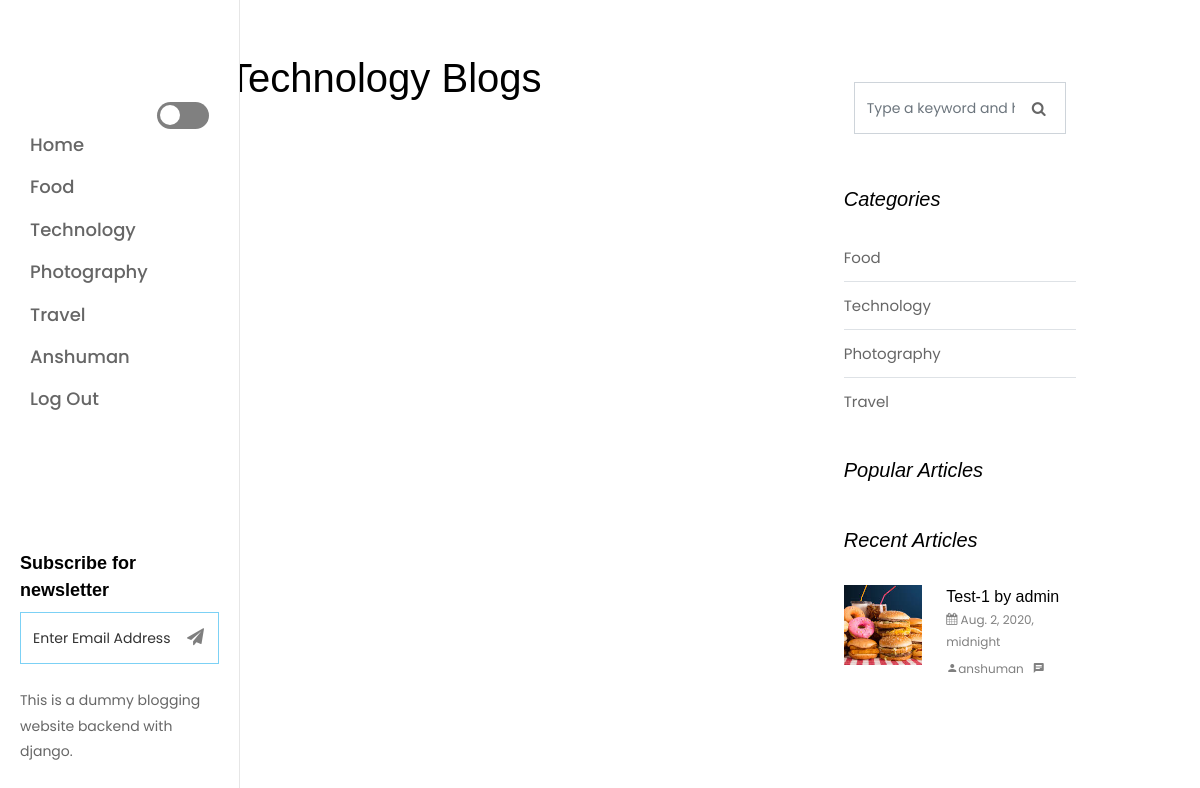
Page /category/2 (signed in) on the committed database.
### Blog/models.py (models this page shows, shortened)
class Categorie(models.Model):
    All_Cat = models.CharField(max_length=20, null=True)
    def __str__(self):
        return self.All_Cat

class Post(models.Model):
    Cat = models.ForeignKey(Categorie, on_delete=models.CASCADE, null=True)
    usr = models.ForeignKey(User, on_delete=models.CASCADE, null=True)
    Title = models.CharField(max_length=40, null=True)
    Post_date = models.DateTimeField(null=True)
    Short_dis = models.TextField(null=True)
    Long_dis = models.TextField(null=True)
    image = models.FileField(null=True)

### Blog/views.py (the view)
# urls.py: path('category/<int:sid>', Cat_Blog, name='category'),
def Cat_Blog(request, sid):
    udata = UserDetail.objects.all()
    datai = Categorie.objects.get(id=sid)
    dataf = Post.objects.all()
    top3, recent3 = recent_and_popular()
    d = {"allcat": All_category(), 'datai':datai, 'dataf':dataf, 'udata':udata, "top3": top3,"recent3": recent3}
    return render(request, 'same-cat.html',d)

### Blog/views.py (called while the page is built)
def All_category():
    all_cat = Categorie.objects.all()
    return all_cat

def recent_and_popular():
    allpost = Post.objects.all()
    recent_three = allpost[::-1][:3]
    like = []
    le = len(allpost)
    newpost = []
    for i in allpost:
        l = LikeComment.objects.filter(post_data=i, like=True).count()
        like.append(l)
        for i in range(le):
            if max(like) > 0:
                m = max(like)
                p = like.index(m)
                po = allpost[p]
                like.pop(p)
                like.insert(p, 0)
                newpost.append(po)
        top_three = newpost[:3]
        return top_three, recent_three

### Blog/templates/same-cat.html (shortened to what this page needs)
{% load static %}
<!DOCTYPE html>
<html lang="en">
  <head>
    <link rel="stylesheet" href="{% static 'css/open-iconic-bootstrap.min.css' %}">
    <link rel="stylesheet" href="{% static 'css/animate.css' %}">
    <link rel="stylesheet" href="{% static 'css/owl.carousel.min.css' %}">
    <link rel="stylesheet" href="{% static 'css/owl.theme.default.min.css' %}">
    <link rel="stylesheet" href="{% static 'css/magnific-popup.css' %}">
    <link rel="stylesheet" href="{% static 'css/aos.css' %}">
    <link rel="stylesheet" href="{% static 'css/ionicons.min.css' %}">
    <link rel="stylesheet" href="{% static 'css/bootstrap-datepicker.css' %}">
    <link rel="stylesheet" href="{% static 'css/jquery.timepicker.css' %}">
    <link rel="stylesheet" href="{% static 'css/flaticon.css' %}">
    <link rel="stylesheet" href="{% static 'css/icomoon.css' %}">
    <link rel="stylesheet" href="{% static 'css/style.css' %}">
  </head>
  <body>
  <div id="page">
		<aside id="aside" role="complementary" class="js-fullheight">
			<nav id="main-menu" role="navigation">
                <div class="toggle-container"><br>
                    <input type="checkbox" id="switch" name="theme" /><label for="switch">Toggle</label>
                </div>
				<ul>
					<li><a href="{% url 'Index' %}">Home</a></li>
					{% for i in allcat %}
					  <li><a href="{% url 'category' i.id %}">{{i}}</a></li>
					{% endfor %}
					{% if request.user.is_authenticated %}
					<li><a href="{% url 'profile' %}">{{ request.user.first_name }}</a></li>
					<li><a href="{% url 'logout' %}">Log Out</a></li>
					{% else %}
                    <li><a href="{% url 'login' %}">Sign In</a></li>
					 {% endif %}
				</ul>
			</nav>
			<div class="footer">
				<h1 id="logo" class="mb-4"><a href="index.html" style="background-image: url('https://image.freepik.com/free-vector/stylish-elegant-glassy-blue-abstract-background-design_48159-338.jpg');"><span>Ghumo</span></a></h1>
				<div class="mb-4">
					<h3>Subscribe for newsletter</h3>
					<form action="#" class="subscribe-form">
            <div class="form-group d-flex">
            	<div class="icon"><span class="icon-paper-plane"></span></div>
              <input type="text" class="form-control" placeholder="Enter Email Address">
            </div>
          </form>
				</div>
				<p class="pfooter">
	 This is a dummy blogging website backend with django.</p>
			</div>
		</aside>
		<div id="main">
			<section class="ftco-section ftco-no-pt ftco-no-pb">
	    	<div class="container">
	    		<div class="row d-flex">
	    			<div class="col-xl-8 px-md-5 py-5">
						<h1>{{ datai }} Blogs</h1><br>
	    				<div class="row pt-md-4">
			    		</div>
			    	</div>
	    			<div class="col-xl-4 sidebar ftco-animate bg-light pt-5">
	            <div class="sidebar-box pt-md-4">
	              <form action="#" class="search-form">
	                <div class="form-group">
	                  <span class="icon icon-search"></span>
	                  <input type="text" class="form-control" placeholder="Type a keyword and hit enter">
	                </div>
	              </form>
	            </div>
	            <div class="sidebar-box ftco-animate">
	            	<h3 class="sidebar-heading">Categories</h3>
	              <ul class="categories">
					  {% for i in allcat %}
					  <li><a href="#">{{i}} </a></li>
					{% endfor %}
	              </ul>
	            </div>
	            <div class="sidebar-box ftco-animate">
	              <h3 class="sidebar-heading">Popular Articles</h3>
				</div>
						 <div class="sidebar-box ftco-animate">
	              <h3 class="sidebar-heading">Recent Articles</h3>
					{% for i in recent3 %}
	              <div class="block-21 mb-4 d-flex">
	                <a  href="{% url 'detail' i.id %}" class="blog-img mr-4" style="background-image: url({{ i.image.url }});"></a>
	                <div class="text">
	                  <h3 class="heading"><a href="{% url 'detail' i.id %}">{{ i.Title }}</a></h3>
	                  <div class="meta">
	                    <div><a href="{% url 'detail' i.id %}"><span class="icon-calendar"></span> {{ i.Post_date }}</a></div>
	                    <div><a href="{% url 'detail' i.id %}"><span class="icon-person"></span>{{ i.usr.username }}</a></div>
	                    <div><a href="{% url 'detail' i.id %}"><span class="icon-chat"></span> </a></div>
	                  </div>
	                </div>
	              </div>
					{% endfor %}
	            </div>
	          </div>
	    		</div>
	    	</div>
	    </section>
		</div>
	</div>
  </body>
</html>

### Blog/static/css/icomoon.css (style rules this page uses)
[class^="icon-"], [class*=" icon-"] { font-family: 'icomoon' !important; speak: none; font-style: normal; font-weight: normal; font-variant: normal; text-transform: none; line-height: 1; -webkit-font-smoothing: antialiased; -moz-osx-font-smoothing: grayscale; }
.icon-search:before { content: "\f002"; }
.icon-calendar:before { content: "\f073"; }
.icon-paper-plane:before { content: "\f1d8"; }
.icon-chat:before { content: "\e0b7"; }
.icon-person:before { content: "\e7fd"; }

### rows in the picture
Categorie: All_Cat "Food"
Categorie: All_Cat "Technology"
Categorie: All_Cat "Photography"
Categorie: All_Cat "Travel"
Post: image (picture), Title "Test-1 by admin", Post_date "Aug. 2, 2020, midnight", usr.username "anshuman"

### other values in the picture
{{ request.user.first_name }} "Anshuman"
